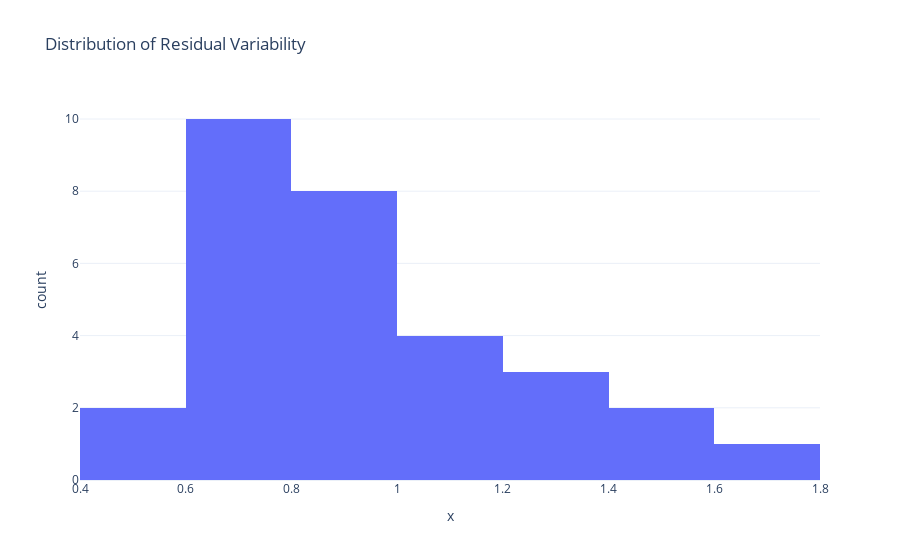

The notebook cell saved with this chart:
### Markdown cell above
residual variability

### Code cell
# - perform seasonal decomposition
# - calculate the standard deviation of the residuals
# - divde the sd by the mean of the original observed values (before decomposition)

# key assumption is that seasonality and trend are components that can be predicted

from src.forecastability.cov import calc_norm_sd

block_df["residual_variability"] = block_df.progress_apply\
    (lambda x: calc_norm_sd(x['residuals'],x['energy_consumption']), axis=1)

# plot
fig = px.histogram(x=block_df["residual_variability"], title="Distribution of Residual Variability")
fig.show()

### Figure 1 — Plotly figure (JSON) as saved in the notebook; plotly's stock layout.template omitted (floating-point values rounded to 4 significant figures)
{"data": [{"alignmentgroup": "True", "bingroup": "x", "hovertemplate": "x=%{x}<br>count=%{y}<extra></extra>", "legendgroup": "", "marker": {"color": "#636efa", "pattern": {"shape": ""}}, "name": "", "offsetgroup": "", "orientation": "v", "showlegend": false, "type": "histogram", "x": [1.176, 0.6033, 0.651, 1.167, 1.72, 0.6661, 1.582, 0.9613, 0.7528, 0.6005, 0.4715, 0.7478, 0.5726, 0.8931, 1.02, 1.278, 1.204, 0.7091, 0.94, 0.7171, 0.6233, 1.277, 0.6936, 0.8761, 1.439, 0.9951, 0.8399, 1.003, 0.8555, 0.9886], "xaxis": "x", "yaxis": "y"}], "layout": {"barmode": "relative", "legend": {"tracegroupgap": 0}, "title": {"text": "Distribution of Residual Variability"}, "xaxis": {"anchor": "y", "domain": [0, 1], "title": {"text": "x"}}, "yaxis": {"anchor": "x", "domain": [0, 1], "title": {"text": "count"}}}}
